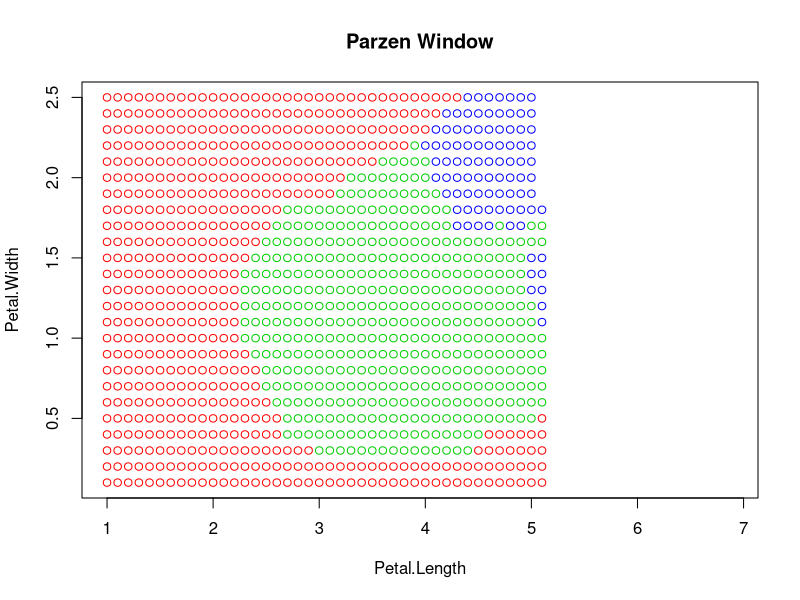

The R script that drew this image: (Note: a time limit stopped this script after it produced the figure.)
colors <- c("setosa" = "red", "versicolor" = "green3", "virginica" = "blue")
plot(NULL, NULL, type = "l", xlim = c(min(iris[, 3]), max(iris[, 3])), ylim = c(min(iris[, 4]), max(iris[, 4])), xlab = 'Petal.Length', ylab = 'Petal.Width')
title("Parzen Window")
euclideanDistance <- function(u, v) {
  sqrt(sum((u - v)^2))
}

CoreGaussian <- function(r) {
  return(((2*pi)^(-0.5))*exp(-0.5*(r^2)))
}

h <- 0.02

xl <- iris[, 3:5]
l <- dim(xl)[1] 
n <- dim(xl)[2] - 1 

X <- seq(from = min(iris[, 3]), to = max(iris[, 3]), by = 0.1)
Y <- seq(from = min(iris[, 4]), to = max(iris[, 4]), by = 0.1)

for(i in X) {
  for(j in Y) {
    point <- c(i, j)
    distances_weighted <- matrix(NA, l, 2)
    for (p in 1:l) {
      distances_weighted[p, 1] <- euclideanDistance(xl[p, 1:n], point)
      r <- distances_weighted[p, 1] / h
      distances_weighted[p, 2] <- CoreGaussian(r)
    }
    classes <- data.frame(distances_weighted[ , 1], distances_weighted[ , 2], xl[ , 3]) 
    colnames(classes) <- c("Distances", "Weights", "Species")
    
    sumSetosa <- sum(classes[classes$Species == "setosa", 2])
    sumVersicolor <- sum(classes[classes$Species == "versicolor", 2])
    sumVirginica <- sum(classes[classes$Species == "virginica", 2])
    answer <- matrix(c(sumSetosa, sumVersicolor, sumVirginica), 
                     nrow = 1, ncol = 3, byrow = T, list(c(1), c('setosa', 'versicolor', 'virginica')))
    points(point[1], point[2],  pch = 21, bg = "white", col = colors[which.max(answer)])
  }
}

for (i in 1:l) {
  points(iris[i, 3], iris[i, 4],  pch = 21, bg = colors[iris$Species[i]], col = colors[iris$Species[i]])
}

legend("bottomright", c("virginica", "versicolor", "setosa"), pch = c(15,15,15), col = c("blue", "green3", "red"))
